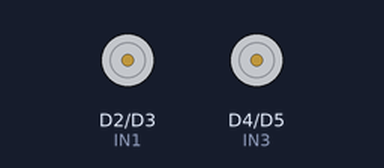
Recording of a sketch running on a simulated ESP8266 (NodeMCU). Parts: motor-driver pin pairs drawn as motors (green arrow = first pin HIGH = forward, orange = second pin HIGH = backward, longer = more drive, scaled by the enable pin). WiFi joins after 1.5 s; servers stay silent unless stated; what the sketch prints to the serial monitor is not drawn.

Above: at 4.1 s.
Timing chart, 0 to 5.6 s (numbered marks = the images above):
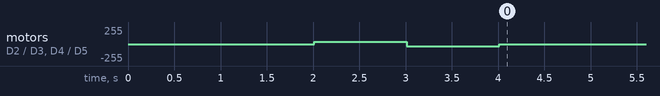

The sketch:

superfinal_reciever.ino
```cpp
/*
 * Final Car Receiver for Gesture Controller
 * ESP8266 + L298N Motor Driver
 * Connects to gesture controller's WiFi AP
 * Version: Final Production Ready
 */

#include <ESP8266WiFi.h>
#include <ESP8266mDNS.h>
#include <WiFiUdp.h>

// ===========================================
// SETTINGS
// ===========================================
const char* ssid = "MPU_AP";
const char* password = "12345678";

// UDP setup
WiFiUDP udp;
const int localPort = 8888;
char incomingPacket[128];

// ===========================================
// MOTOR PINS - L298N Driver
// ===========================================
const int IN1 = D2;  // Left motor direction 1
const int IN2 = D3;  // Left motor direction 2
const int IN3 = D4;  // Right motor direction 1
const int IN4 = D5;  // Right motor direction 2
const int ENB = D6;  // Right motor PWM
const int ENA = D1;  // Left motor PWM

// ===========================================
// MOTOR SETTINGS
// ===========================================
const int DEAD_ZONE = 30;
const int PWM_LIMIT = 900;
const unsigned long SAFETY_TIMEOUT = 3000; // Stop after 3 seconds of no commands

// ===========================================
// VARIABLES
// ===========================================
bool debugEnabled = true;
unsigned long lastPacketTime = 0;
bool motorsEnabled = false;

// ===========================================
// MAIN PROGRAM
// ===========================================

void setup() {
  Serial.begin(115200);
  delay(500);

  Serial.println("=== CAR RECEIVER STARTING ===");

  // Initialize motor pins
  setupMotorPins();

  // Connect to gesture controller's WiFi
  connectToWiFi();

  // Start UDP communication
  startUDP();

  // Start mDNS service
  startMDNS();

  // Test motors briefly
  testMotors();

  Serial.println("CAR RECEIVER READY!");
  Serial.println("Waiting for gesture commands...");
  Serial.println("===============================");
}

void loop() {
  // Check for incoming UDP packets
  int packetSize = udp.parsePacket();
  if (packetSize) {
    int len = udp.read(incomingPacket, sizeof(incomingPacket) - 1);
    if (len > 0) {
      incomingPacket[len] = '\0';
      handlePacket(String(incomingPacket));
      lastPacketTime = millis();
    }
  }

  // Safety timeout - stop motors if no commands received
  if (millis() - lastPacketTime > SAFETY_TIMEOUT && motorsEnabled) {
    if (debugEnabled) Serial.println("Safety timeout - stopping motors");
    stopMotors();
    motorsEnabled = false;
  }

  // Check WiFi connection
  static unsigned long lastWiFiCheck = 0;
  if (millis() - lastWiFiCheck > 10000) { // Check every 10 seconds
    lastWiFiCheck = millis();
    if (WiFi.status() != WL_CONNECTED) {
      Serial.println("WiFi lost, reconnecting...");
      connectToWiFi();
    }
  }
}

// ===========================================
// MOTOR SETUP & TESTING
// ===========================================

void setupMotorPins() {
  Serial.println("Initializing motor pins...");

  pinMode(IN1, OUTPUT);
  pinMode(IN2, OUTPUT);
  pinMode(IN3, OUTPUT);
  pinMode(IN4, OUTPUT);
  pinMode(ENA, OUTPUT);
  pinMode(ENB, OUTPUT);

  // Start with motors stopped
  stopMotors();

  Serial.println("Motor pins configured");
}

void testMotors() {
  if (!debugEnabled) return;

  Serial.println("Testing motors (2 seconds)...");

  // Test both motors forward briefly
  controlL298Motor(ENA, IN1, IN2, 150);   // Left motor forward
  controlL298Motor(ENB, IN3, IN4, 150);   // Right motor forward
  delay(1000);

  // Test both motors backward briefly
  controlL298Motor(ENA, IN1, IN2, -150);  // Left motor backward
  controlL298Motor(ENB, IN3, IN4, -150);  // Right motor backward
  delay(1000);

  // Stop motors
  stopMotors();
  Serial.println("   Motor test complete");
}

// ===========================================
// NETWORK FUNCTIONS
// ===========================================

void connectToWiFi() {
  WiFi.begin(ssid, password);
  Serial.printf("🔌 Connecting to '%s'", ssid);

  int attempts = 0;
  while (WiFi.status() != WL_CONNECTED && attempts < 30) {
    delay(500);
    Serial.print(".");
    attempts++;
  }

  if (WiFi.status() != WL_CONNECTED) {
    Serial.println("Failed!");
    Serial.println("Check if gesture controller is powered on and creating WiFi AP");
    return;
  }

  Serial.println("Connected!");
  Serial.printf("   IP Address: %s\n", WiFi.localIP().toString().c_str());
  Serial.printf("   Gateway: %s\n", WiFi.gatewayIP().toString().c_str());
}

void startUDP() {
  udp.begin(localPort);
  Serial.printf("UDP listening on port %d\n", localPort);
}

void startMDNS() {
  if (MDNS.begin("car-esp")) {
    Serial.println("mDNS started as 'car-esp.local'");
    MDNS.addService("car-control", "udp", localPort);
  }
}

// ===========================================
// PACKET HANDLING
// ===========================================

void handlePacket(String packet) {
  if (debugEnabled) {
    Serial.print("📥 Received: ");
    Serial.println(packet);
  }

  // Parse packet format: "L100R-50E1"
  int lIndex = packet.indexOf('L');
  int rIndex = packet.indexOf('R');
  int eIndex = packet.indexOf('E');

  if (lIndex == -1 || rIndex == -1 || eIndex == -1) {
    if (debugEnabled) Serial.println("Invalid packet format");
    return;
  }

  // Extract values
  int rawLeft = packet.substring(lIndex + 1, rIndex).toInt();
  int rawRight = packet.substring(rIndex + 1, eIndex).toInt();
  int enable = packet.substring(eIndex + 1).toInt();

  // Scale and constrain values
  int left = map(rawLeft, -255, 255, -1023, 1023);
  int right = map(rawRight, -255, 255, -1023, 1023);
  left = constrain(left, -PWM_LIMIT, PWM_LIMIT);
  right = constrain(right, -PWM_LIMIT, PWM_LIMIT);

  if (debugEnabled) {
    Serial.printf("   Parsed: L:%d R:%d E:%d → Scaled: L:%d R:%d\n",
                  rawLeft, rawRight, enable, left, right);
  }

  // Control motors
  if (!enable) {
    stopMotors();
    motorsEnabled = false;
    return;
  }

  motorsEnabled = true;
  controlL298Motor(ENA, IN1, IN2, left);   // Left motor
  controlL298Motor(ENB, IN3, IN4, right);  // Right motor

  // Show motor status
  if (debugEnabled && (left != 0 || right != 0)) {
    String status = "   🚗 ";
    if (left > 0 && right > 0) status += "FORWARD";
    else if (left < 0 && right < 0) status += "BACKWARD";
    else if (left > right) status += "TURN LEFT";
    else if (right > left) status += "TURN RIGHT";
    else status += "MOVING";

    Serial.println(status);
  }
}

// ===========================================
// MOTOR CONTROL
// ===========================================

void controlL298Motor(int pwmPin, int dirPin1, int dirPin2, int value) {
  // Handle dead zone
  if (abs(value) < DEAD_ZONE) {
    digitalWrite(dirPin1, LOW);
    digitalWrite(dirPin2, LOW);
    analogWrite(pwmPin, 0);
    return;
  }

  // Set direction
  if (value >= 0) {
    digitalWrite(dirPin1, HIGH);
    digitalWrite(dirPin2, LOW);
  } else {
    digitalWrite(dirPin1, LOW);
    digitalWrite(dirPin2, HIGH);
  }

  // Set speed
  analogWrite(pwmPin, abs(value));
}

void stopMotors() {
  digitalWrite(IN1, LOW);
  digitalWrite(IN2, LOW);
  digitalWrite(IN3, LOW);
  digitalWrite(IN4, LOW);
  analogWrite(ENA, 0);
  analogWrite(ENB, 0);

  if (debugEnabled && motorsEnabled) {
    Serial.println("Motors stopped");
  }
}
```
